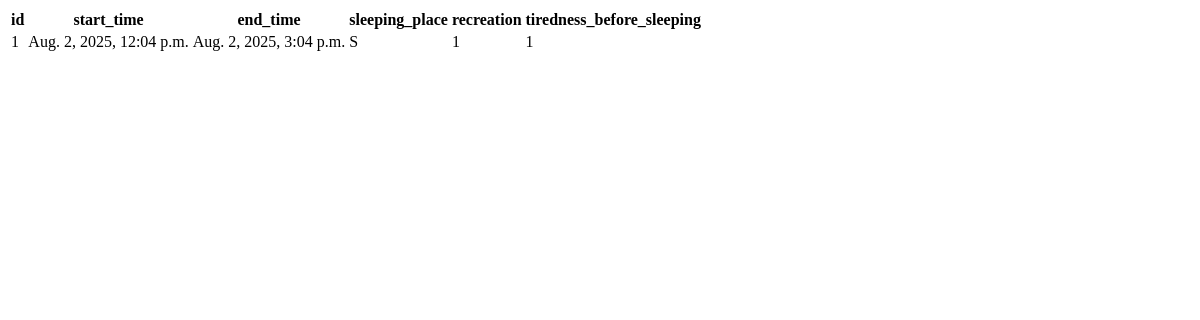
Before: /sleeptime/sleepinterval_table_view/ with the older database file.
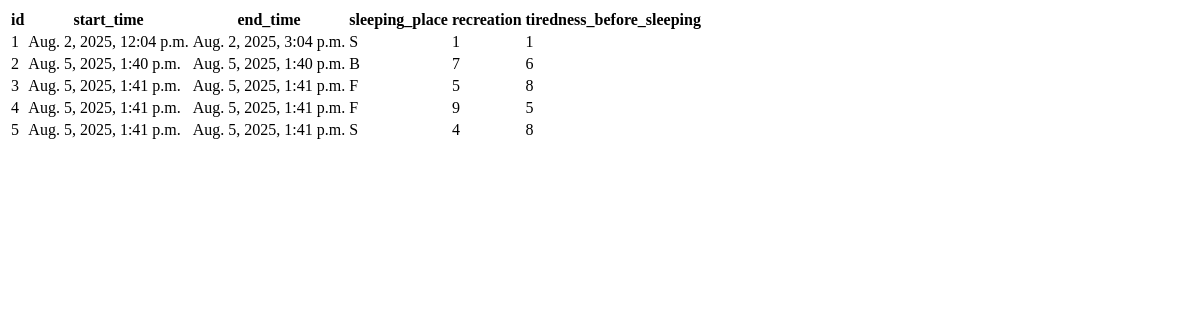
After: the same page with the newer database file.
### sleeptime/models.py (models this page shows, shortened)
class SleepInterval(models.Model):
    SLEEPING_PLACE_CHOICES = [(choice, choice) for choice in ["Bed", "Sofa", "Floor"]]
    start_time = models.DateTimeField()
    end_time = models.DateTimeField()
    sleeping_place = models.CharField(max_length=20, choices=SLEEPING_PLACE_CHOICES, default=SLEEPING_PLACE_CHOICES[0][0])
    recreation = models.IntegerField(choices=ONE_TO_TEN_SCALE, default=1)
    tiredness_before_sleeping = models.IntegerField(choices=ONE_TO_TEN_SCALE, default=1)

### auxiliary/view_generator.py (the view)
    def table_view(request):
        queryset = model_class.objects.all()
        context = {
            "data": queryset.values()
        }
        return render(request, "generic_table.html", context)

### auxiliary/view_generator.py (called while the page is built)
def generate_table_view(model_class):
    def table_view(request):
        queryset = model_class.objects.all()
        context = {
            "data": queryset.values()
        }
        return render(request, "generic_table.html", context)
    return table_view

### templates/generic_table.html
<table>
    <tr>
        {% for key in data.0.keys %}
            <th>{{ key }}</th>
        {% endfor %}
    </tr>
    {% for entry in data %}
        <tr>
            {% for value in entry.values %}
                <td>{{ value }}</td>
            {% endfor %}
        </tr>
    {% endfor %}
</table>

Changed rows visible on the page:
added SleepInterval: values "2" "Aug. 5, 2025, 1:40 p.m." "Aug. 5, 2025, 1:40 p.m." "B" "7" "6"
added SleepInterval: values "3" "Aug. 5, 2025, 1:41 p.m." "Aug. 5, 2025, 1:41 p.m." "F" "5" "8"
added SleepInterval: values "4" "Aug. 5, 2025, 1:41 p.m." "Aug. 5, 2025, 1:41 p.m." "F" "9" "5"
added SleepInterval: values "5" "Aug. 5, 2025, 1:41 p.m." "Aug. 5, 2025, 1:41 p.m." "S" "4" "8"
